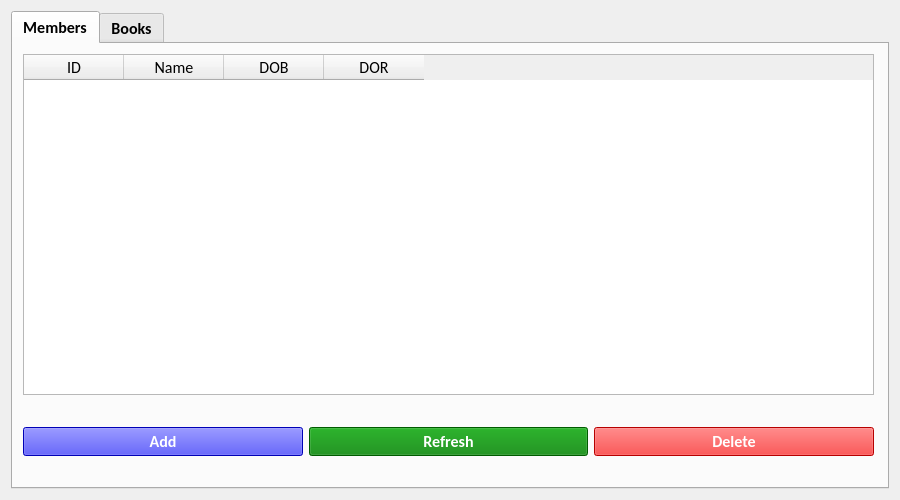
<?xml version="1.0" encoding="UTF-8"?>
<ui version="4.0">
 <class>AdminWindow</class>
 <widget class="QWidget" name="AdminWindow">
  <property name="geometry">
   <rect>
    <x>0</x>
    <y>0</y>
    <width>900</width>
    <height>500</height>
   </rect>
  </property>
  <property name="sizePolicy">
   <sizepolicy hsizetype="Fixed" vsizetype="Fixed">
    <horstretch>0</horstretch>
    <verstretch>0</verstretch>
   </sizepolicy>
  </property>
  <property name="minimumSize">
   <size>
    <width>900</width>
    <height>500</height>
   </size>
  </property>
  <property name="maximumSize">
   <size>
    <width>900</width>
    <height>500</height>
   </size>
  </property>
  <property name="font">
   <font>
    <family>Calibri</family>
    <pointsize>12</pointsize>
    <weight>75</weight>
    <bold>true</bold>
   </font>
  </property>
  <property name="windowTitle">
   <string>Admin</string>
  </property>
  <layout class="QFormLayout" name="formLayout">
   <item row="0" column="0" colspan="2">
    <widget class="QTabWidget" name="tabWidget">
     <property name="font">
      <font>
       <family>Calibri</family>
       <pointsize>12</pointsize>
       <weight>75</weight>
       <bold>true</bold>
      </font>
     </property>
     <property name="currentIndex">
      <number>0</number>
     </property>
     <widget class="QWidget" name="memtab">
      <property name="sizePolicy">
       <sizepolicy hsizetype="Preferred" vsizetype="Preferred">
        <horstretch>0</horstretch>
        <verstretch>0</verstretch>
       </sizepolicy>
      </property>
      <attribute name="title">
       <string>Members</string>
      </attribute>
      <widget class="QTableWidget" name="memtable">
       <property name="geometry">
        <rect>
         <x>10</x>
         <y>10</y>
         <width>851</width>
         <height>341</height>
        </rect>
       </property>
       <property name="font">
        <font>
         <family>Calibri</family>
         <pointsize>12</pointsize>
         <weight>50</weight>
         <bold>false</bold>
        </font>
       </property>
       <property name="horizontalScrollBarPolicy">
        <enum>Qt::ScrollBarAsNeeded</enum>
       </property>
       <property name="editTriggers">
        <set>QAbstractItemView::NoEditTriggers</set>
       </property>
       <property name="selectionBehavior">
        <enum>QAbstractItemView::SelectRows</enum>
       </property>
       <attribute name="horizontalHeaderVisible">
        <bool>true</bool>
       </attribute>
       <attribute name="verticalHeaderVisible">
        <bool>false</bool>
       </attribute>
       <column>
        <property name="text">
         <string>ID</string>
        </property>
       </column>
       <column>
        <property name="text">
         <string>Name</string>
        </property>
       </column>
       <column>
        <property name="text">
         <string>DOB</string>
        </property>
       </column>
       <column>
        <property name="text">
         <string>DOR</string>
        </property>
       </column>
      </widget>
      <widget class="QWidget" name="layoutWidget">
       <property name="geometry">
        <rect>
         <x>10</x>
         <y>380</y>
         <width>851</width>
         <height>36</height>
        </rect>
       </property>
       <layout class="QHBoxLayout" name="horizontalLayout">
        <item>
         <widget class="QPushButton" name="addmem">
          <property name="font">
           <font>
            <family>Calibri</family>
            <pointsize>12</pointsize>
            <weight>75</weight>
            <bold>true</bold>
           </font>
          </property>
          <property name="styleSheet">
           <string notr="true">background-color : blue;
color: white;</string>
          </property>
          <property name="text">
           <string>Add</string>
          </property>
         </widget>
        </item>
        <item>
         <widget class="QPushButton" name="refreshmem">
          <property name="font">
           <font>
            <family>Calibri</family>
            <pointsize>12</pointsize>
            <weight>75</weight>
            <bold>true</bold>
           </font>
          </property>
          <property name="styleSheet">
           <string notr="true">background-color : green;
color: white;</string>
          </property>
          <property name="text">
           <string>Refresh</string>
          </property>
         </widget>
        </item>
        <item>
         <widget class="QPushButton" name="deletemem">
          <property name="font">
           <font>
            <family>Calibri</family>
            <pointsize>12</pointsize>
            <weight>75</weight>
            <bold>true</bold>
           </font>
          </property>
          <property name="styleSheet">
           <string notr="true">background-color : red;
color: white;</string>
          </property>
          <property name="text">
           <string>Delete</string>
          </property>
         </widget>
        </item>
       </layout>
      </widget>
     </widget>
     <widget class="QWidget" name="booktab">
      <property name="sizePolicy">
       <sizepolicy hsizetype="Preferred" vsizetype="Preferred">
        <horstretch>0</horstretch>
        <verstretch>0</verstretch>
       </sizepolicy>
      </property>
      <attribute name="title">
       <string>Books</string>
      </attribute>
      <widget class="QTableWidget" name="booktable">
       <property name="geometry">
        <rect>
         <x>10</x>
         <y>10</y>
         <width>851</width>
         <height>341</height>
        </rect>
       </property>
       <property name="font">
        <font>
         <family>Calibri</family>
         <pointsize>12</pointsize>
         <weight>50</weight>
         <bold>false</bold>
        </font>
       </property>
       <property name="horizontalScrollBarPolicy">
        <enum>Qt::ScrollBarAsNeeded</enum>
       </property>
       <property name="editTriggers">
        <set>QAbstractItemView::NoEditTriggers</set>
       </property>
       <property name="selectionBehavior">
        <enum>QAbstractItemView::SelectRows</enum>
       </property>
       <attribute name="horizontalHeaderVisible">
        <bool>true</bool>
       </attribute>
       <attribute name="verticalHeaderVisible">
        <bool>false</bool>
       </attribute>
       <column>
        <property name="text">
         <string>ID</string>
        </property>
       </column>
       <column>
        <property name="text">
         <string>Title</string>
        </property>
       </column>
       <column>
        <property name="text">
         <string>Author</string>
        </property>
       </column>
       <column>
        <property name="text">
         <string>Genre</string>
        </property>
       </column>
       <column>
        <property name="text">
         <string>Total</string>
        </property>
       </column>
       <column>
        <property name="text">
         <string>Issued</string>
        </property>
       </column>
      </widget>
      <widget class="QWidget" name="layoutWidget_2">
       <property name="geometry">
        <rect>
         <x>10</x>
         <y>380</y>
         <width>851</width>
         <height>36</height>
        </rect>
       </property>
       <layout class="QHBoxLayout" name="horizontalLayout_2">
        <item>
         <widget class="QPushButton" name="addbook">
          <property name="font">
           <font>
            <family>Calibri</family>
            <pointsize>12</pointsize>
            <weight>75</weight>
            <bold>true</bold>
           </font>
          </property>
          <property name="styleSheet">
           <string notr="true">background-color : blue;
color: white;</string>
          </property>
          <property name="text">
           <string>Add</string>
          </property>
         </widget>
        </item>
        <item>
         <widget class="QPushButton" name="refreshbook">
          <property name="font">
           <font>
            <family>Calibri</family>
            <pointsize>12</pointsize>
            <weight>75</weight>
            <bold>true</bold>
           </font>
          </property>
          <property name="styleSheet">
           <string notr="true">background-color : green;
color: white;</string>
          </property>
          <property name="text">
           <string>Refresh</string>
          </property>
         </widget>
        </item>
        <item>
         <widget class="QPushButton" name="deletebook">
          <property name="font">
           <font>
            <family>Calibri</family>
            <pointsize>12</pointsize>
            <weight>75</weight>
            <bold>true</bold>
           </font>
          </property>
          <property name="styleSheet">
           <string notr="true">background-color : red;
color: white;</string>
          </property>
          <property name="text">
           <string>Delete</string>
          </property>
         </widget>
        </item>
       </layout>
      </widget>
     </widget>
    </widget>
   </item>
  </layout>
 </widget>
 <resources/>
 <connections/>
</ui>
